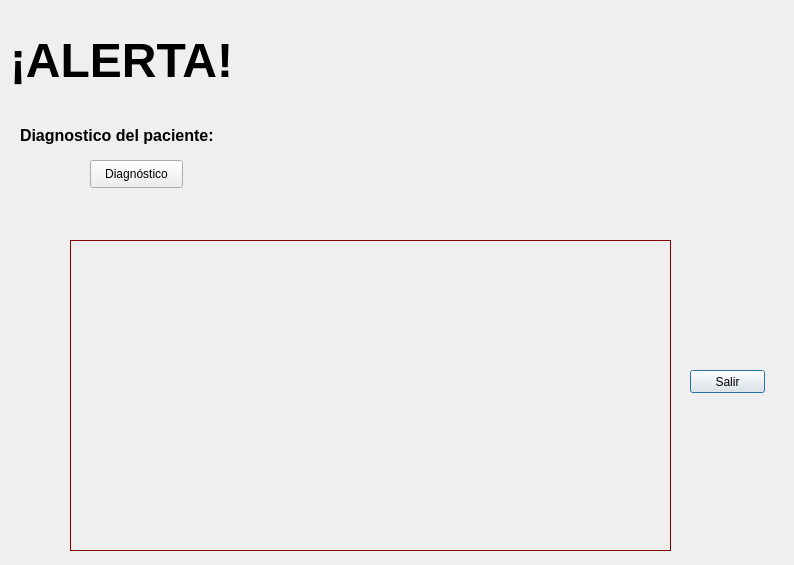
<?xml version="1.0" encoding="UTF-8"?>
<ui version="4.0">
 <class>Dialog</class>
 <widget class="QDialog" name="Dialog">
  <property name="geometry">
   <rect>
    <x>0</x>
    <y>0</y>
    <width>794</width>
    <height>565</height>
   </rect>
  </property>
  <property name="windowTitle">
   <string>Dialog</string>
  </property>
  <widget class="QLabel" name="label">
   <property name="geometry">
    <rect>
     <x>10</x>
     <y>10</y>
     <width>321</width>
     <height>101</height>
    </rect>
   </property>
   <property name="font">
    <font>
     <pointsize>36</pointsize>
     <weight>75</weight>
     <bold>true</bold>
    </font>
   </property>
   <property name="text">
    <string>¡ALERTA!</string>
   </property>
  </widget>
  <widget class="QLabel" name="label_2">
   <property name="geometry">
    <rect>
     <x>20</x>
     <y>120</y>
     <width>321</width>
     <height>31</height>
    </rect>
   </property>
   <property name="font">
    <font>
     <pointsize>12</pointsize>
     <weight>75</weight>
     <bold>true</bold>
    </font>
   </property>
   <property name="text">
    <string>Diagnostico del paciente:</string>
   </property>
  </widget>
  <widget class="QPushButton" name="salir">
   <property name="geometry">
    <rect>
     <x>690</x>
     <y>370</y>
     <width>75</width>
     <height>23</height>
    </rect>
   </property>
   <property name="text">
    <string>Salir</string>
   </property>
  </widget>
  <widget class="QFrame" name="frame">
   <property name="geometry">
    <rect>
     <x>70</x>
     <y>240</y>
     <width>601</width>
     <height>311</height>
    </rect>
   </property>
   <property name="palette">
    <palette>
     <active>
      <colorrole role="WindowText">
       <brush brushstyle="SolidPattern">
        <color alpha="255">
         <red>0</red>
         <green>0</green>
         <blue>0</blue>
        </color>
       </brush>
      </colorrole>
      <colorrole role="Button">
       <brush brushstyle="SolidPattern">
        <color alpha="255">
         <red>170</red>
         <green>0</green>
         <blue>0</blue>
        </color>
       </brush>
      </colorrole>
      <colorrole role="Light">
       <brush brushstyle="SolidPattern">
        <color alpha="255">
         <red>255</red>
         <green>0</green>
         <blue>0</blue>
        </color>
       </brush>
      </colorrole>
      <colorrole role="Midlight">
       <brush brushstyle="SolidPattern">
        <color alpha="255">
         <red>212</red>
         <green>0</green>
         <blue>0</blue>
        </color>
       </brush>
      </colorrole>
      <colorrole role="Dark">
       <brush brushstyle="SolidPattern">
        <color alpha="255">
         <red>85</red>
         <green>0</green>
         <blue>0</blue>
        </color>
       </brush>
      </colorrole>
      <colorrole role="Mid">
       <brush brushstyle="SolidPattern">
        <color alpha="255">
         <red>113</red>
         <green>0</green>
         <blue>0</blue>
        </color>
       </brush>
      </colorrole>
      <colorrole role="Text">
       <brush brushstyle="SolidPattern">
        <color alpha="255">
         <red>0</red>
         <green>0</green>
         <blue>0</blue>
        </color>
       </brush>
      </colorrole>
      <colorrole role="BrightText">
       <brush brushstyle="SolidPattern">
        <color alpha="255">
         <red>255</red>
         <green>255</green>
         <blue>255</blue>
        </color>
       </brush>
      </colorrole>
      <colorrole role="ButtonText">
       <brush brushstyle="SolidPattern">
        <color alpha="255">
         <red>0</red>
         <green>0</green>
         <blue>0</blue>
        </color>
       </brush>
      </colorrole>
      <colorrole role="Base">
       <brush brushstyle="SolidPattern">
        <color alpha="255">
         <red>255</red>
         <green>255</green>
         <blue>255</blue>
        </color>
       </brush>
      </colorrole>
      <colorrole role="Window">
       <brush brushstyle="SolidPattern">
        <color alpha="255">
         <red>170</red>
         <green>0</green>
         <blue>0</blue>
        </color>
       </brush>
      </colorrole>
      <colorrole role="Shadow">
       <brush brushstyle="SolidPattern">
        <color alpha="255">
         <red>0</red>
         <green>0</green>
         <blue>0</blue>
        </color>
       </brush>
      </colorrole>
      <colorrole role="AlternateBase">
       <brush brushstyle="SolidPattern">
        <color alpha="255">
         <red>212</red>
         <green>127</green>
         <blue>127</blue>
        </color>
       </brush>
      </colorrole>
      <colorrole role="ToolTipBase">
       <brush brushstyle="SolidPattern">
        <color alpha="255">
         <red>255</red>
         <green>255</green>
         <blue>220</blue>
        </color>
       </brush>
      </colorrole>
      <colorrole role="ToolTipText">
       <brush brushstyle="SolidPattern">
        <color alpha="255">
         <red>0</red>
         <green>0</green>
         <blue>0</blue>
        </color>
       </brush>
      </colorrole>
      <colorrole role="PlaceholderText">
       <brush brushstyle="SolidPattern">
        <color alpha="128">
         <red>0</red>
         <green>0</green>
         <blue>0</blue>
        </color>
       </brush>
      </colorrole>
     </active>
     <inactive>
      <colorrole role="WindowText">
       <brush brushstyle="SolidPattern">
        <color alpha="255">
         <red>0</red>
         <green>0</green>
         <blue>0</blue>
        </color>
       </brush>
      </colorrole>
      <colorrole role="Button">
       <brush brushstyle="SolidPattern">
        <color alpha="255">
         <red>170</red>
         <green>0</green>
         <blue>0</blue>
        </color>
       </brush>
      </colorrole>
      <colorrole role="Light">
       <brush brushstyle="SolidPattern">
        <color alpha="255">
         <red>255</red>
         <green>0</green>
         <blue>0</blue>
        </color>
       </brush>
      </colorrole>
      <colorrole role="Midlight">
       <brush brushstyle="SolidPattern">
        <color alpha="255">
         <red>212</red>
         <green>0</green>
         <blue>0</blue>
        </color>
       </brush>
      </colorrole>
      <colorrole role="Dark">
       <brush brushstyle="SolidPattern">
        <color alpha="255">
         <red>85</red>
         <green>0</green>
         <blue>0</blue>
        </color>
       </brush>
      </colorrole>
      <colorrole role="Mid">
       <brush brushstyle="SolidPattern">
        <color alpha="255">
         <red>113</red>
         <green>0</green>
         <blue>0</blue>
        </color>
       </brush>
      </colorrole>
      <colorrole role="Text">
       <brush brushstyle="SolidPattern">
        <color alpha="255">
         <red>0</red>
         <green>0</green>
         <blue>0</blue>
        </color>
       </brush>
      </colorrole>
      <colorrole role="BrightText">
       <brush brushstyle="SolidPattern">
        <color alpha="255">
         <red>255</red>
         <green>255</green>
         <blue>255</blue>
        </color>
       </brush>
      </colorrole>
      <colorrole role="ButtonText">
       <brush brushstyle="SolidPattern">
        <color alpha="255">
         <red>0</red>
         <green>0</green>
         <blue>0</blue>
        </color>
       </brush>
      </colorrole>
      <colorrole role="Base">
       <brush brushstyle="SolidPattern">
        <color alpha="255">
         <red>255</red>
         <green>255</green>
         <blue>255</blue>
        </color>
       </brush>
      </colorrole>
      <colorrole role="Window">
       <brush brushstyle="SolidPattern">
        <color alpha="255">
         <red>170</red>
         <green>0</green>
         <blue>0</blue>
        </color>
       </brush>
      </colorrole>
      <colorrole role="Shadow">
       <brush brushstyle="SolidPattern">
        <color alpha="255">
         <red>0</red>
         <green>0</green>
         <blue>0</blue>
        </color>
       </brush>
      </colorrole>
      <colorrole role="AlternateBase">
       <brush brushstyle="SolidPattern">
        <color alpha="255">
         <red>212</red>
         <green>127</green>
         <blue>127</blue>
        </color>
       </brush>
      </colorrole>
      <colorrole role="ToolTipBase">
       <brush brushstyle="SolidPattern">
        <color alpha="255">
         <red>255</red>
         <green>255</green>
         <blue>220</blue>
        </color>
       </brush>
      </colorrole>
      <colorrole role="ToolTipText">
       <brush brushstyle="SolidPattern">
        <color alpha="255">
         <red>0</red>
         <green>0</green>
         <blue>0</blue>
        </color>
       </brush>
      </colorrole>
      <colorrole role="PlaceholderText">
       <brush brushstyle="SolidPattern">
        <color alpha="128">
         <red>0</red>
         <green>0</green>
         <blue>0</blue>
        </color>
       </brush>
      </colorrole>
     </inactive>
     <disabled>
      <colorrole role="WindowText">
       <brush brushstyle="SolidPattern">
        <color alpha="255">
         <red>85</red>
         <green>0</green>
         <blue>0</blue>
        </color>
       </brush>
      </colorrole>
      <colorrole role="Button">
       <brush brushstyle="SolidPattern">
        <color alpha="255">
         <red>170</red>
         <green>0</green>
         <blue>0</blue>
        </color>
       </brush>
      </colorrole>
      <colorrole role="Light">
       <brush brushstyle="SolidPattern">
        <color alpha="255">
         <red>255</red>
         <green>0</green>
         <blue>0</blue>
        </color>
       </brush>
      </colorrole>
      <colorrole role="Midlight">
       <brush brushstyle="SolidPattern">
        <color alpha="255">
         <red>212</red>
         <green>0</green>
         <blue>0</blue>
        </color>
       </brush>
      </colorrole>
      <colorrole role="Dark">
       <brush brushstyle="SolidPattern">
        <color alpha="255">
         <red>85</red>
         <green>0</green>
         <blue>0</blue>
        </color>
       </brush>
      </colorrole>
      <colorrole role="Mid">
       <brush brushstyle="SolidPattern">
        <color alpha="255">
         <red>113</red>
         <green>0</green>
         <blue>0</blue>
        </color>
       </brush>
      </colorrole>
      <colorrole role="Text">
       <brush brushstyle="SolidPattern">
        <color alpha="255">
         <red>85</red>
         <green>0</green>
         <blue>0</blue>
        </color>
       </brush>
      </colorrole>
      <colorrole role="BrightText">
       <brush brushstyle="SolidPattern">
        <color alpha="255">
         <red>255</red>
         <green>255</green>
         <blue>255</blue>
        </color>
       </brush>
      </colorrole>
      <colorrole role="ButtonText">
       <brush brushstyle="SolidPattern">
        <color alpha="255">
         <red>85</red>
         <green>0</green>
         <blue>0</blue>
        </color>
       </brush>
      </colorrole>
      <colorrole role="Base">
       <brush brushstyle="SolidPattern">
        <color alpha="255">
         <red>170</red>
         <green>0</green>
         <blue>0</blue>
        </color>
       </brush>
      </colorrole>
      <colorrole role="Window">
       <brush brushstyle="SolidPattern">
        <color alpha="255">
         <red>170</red>
         <green>0</green>
         <blue>0</blue>
        </color>
       </brush>
      </colorrole>
      <colorrole role="Shadow">
       <brush brushstyle="SolidPattern">
        <color alpha="255">
         <red>0</red>
         <green>0</green>
         <blue>0</blue>
        </color>
       </brush>
      </colorrole>
      <colorrole role="AlternateBase">
       <brush brushstyle="SolidPattern">
        <color alpha="255">
         <red>170</red>
         <green>0</green>
         <blue>0</blue>
        </color>
       </brush>
      </colorrole>
      <colorrole role="ToolTipBase">
       <brush brushstyle="SolidPattern">
        <color alpha="255">
         <red>255</red>
         <green>255</green>
         <blue>220</blue>
        </color>
       </brush>
      </colorrole>
      <colorrole role="ToolTipText">
       <brush brushstyle="SolidPattern">
        <color alpha="255">
         <red>0</red>
         <green>0</green>
         <blue>0</blue>
        </color>
       </brush>
      </colorrole>
      <colorrole role="PlaceholderText">
       <brush brushstyle="SolidPattern">
        <color alpha="128">
         <red>0</red>
         <green>0</green>
         <blue>0</blue>
        </color>
       </brush>
      </colorrole>
     </disabled>
    </palette>
   </property>
   <property name="frameShape">
    <enum>QFrame::StyledPanel</enum>
   </property>
   <property name="frameShadow">
    <enum>QFrame::Raised</enum>
   </property>
   <widget class="QWidget" name="verticalLayoutWidget">
    <property name="geometry">
     <rect>
      <x>0</x>
      <y>9</y>
      <width>591</width>
      <height>291</height>
     </rect>
    </property>
    <layout class="QVBoxLayout" name="verticalLayout"/>
   </widget>
  </widget>
  <widget class="QLabel" name="diagnostico">
   <property name="geometry">
    <rect>
     <x>330</x>
     <y>40</y>
     <width>401</width>
     <height>151</height>
    </rect>
   </property>
   <property name="text">
    <string/>
   </property>
  </widget>
  <widget class="QPushButton" name="boton">
   <property name="geometry">
    <rect>
     <x>90</x>
     <y>160</y>
     <width>93</width>
     <height>28</height>
    </rect>
   </property>
   <property name="text">
    <string>Diagnóstico</string>
   </property>
  </widget>
 </widget>
 <resources/>
 <connections/>
</ui>
